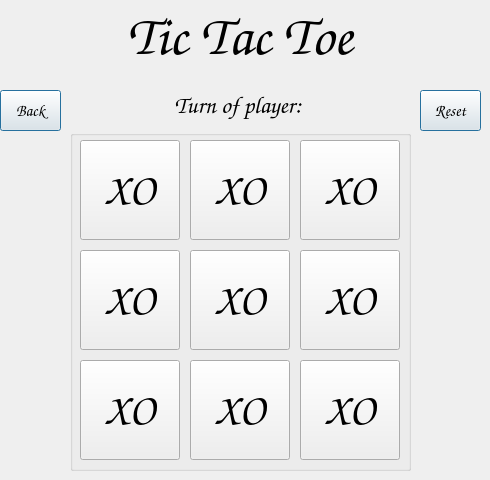
   <widget class="QWidget" name="page_5_gameboard">
    <widget class="QLabel" name="whoseTurnLabel">
     <property name="geometry">
      <rect>
       <x>80</x>
       <y>80</y>
       <width>321</width>
       <height>51</height>
      </rect>
     </property>
     <property name="font">
      <font>
       <family>Comic Sans MS</family>
       <pointsize>18</pointsize>
       <italic>false</italic>
       <bold>false</bold>
       <underline>false</underline>
       <kerning>false</kerning>
      </font>
     </property>
     <property name="text">
      <string>Turn of player: </string>
     </property>
     <property name="alignment">
      <set>Qt::AlignCenter</set>
     </property>
    </widget>
    <widget class="QGroupBox" name="groupBox_3">
     <property name="geometry">
      <rect>
       <x>70</x>
       <y>130</y>
       <width>341</width>
       <height>341</height>
      </rect>
     </property>
     <property name="title">
      <string/>
     </property>
     <widget class="QPushButton" name="pushButton_00">
      <property name="geometry">
       <rect>
        <x>10</x>
        <y>10</y>
        <width>100</width>
        <height>100</height>
       </rect>
      </property>
      <property name="font">
       <font>
        <family>Comic Sans MS</family>
        <pointsize>32</pointsize>
        <italic>false</italic>
       </font>
      </property>
      <property name="focusPolicy">
       <enum>Qt::StrongFocus</enum>
      </property>
      <property name="text">
       <string>XO</string>
      </property>
      <property name="autoDefault">
       <bool>true</bool>
      </property>
      <property name="default">
       <bool>false</bool>
      </property>
     </widget>
     <widget class="QPushButton" name="pushButton_01">
      <property name="geometry">
       <rect>
        <x>120</x>
        <y>10</y>
        <width>100</width>
        <height>100</height>
       </rect>
      </property>
      <property name="font">
       <font>
        <family>Comic Sans MS</family>
        <pointsize>32</pointsize>
        <italic>false</italic>
       </font>
      </property>
      <property name="focusPolicy">
       <enum>Qt::StrongFocus</enum>
      </property>
      <property name="text">
       <string>XO</string>
      </property>
      <property name="autoDefault">
       <bool>true</bool>
      </property>
      <property name="default">
       <bool>false</bool>
      </property>
     </widget>
     <widget class="QPushButton" name="pushButton_02">
      <property name="geometry">
       <rect>
        <x>230</x>
        <y>10</y>
        <width>100</width>
        <height>100</height>
       </rect>
      </property>
      <property name="font">
       <font>
        <family>Comic Sans MS</family>
        <pointsize>32</pointsize>
        <italic>false</italic>
       </font>
      </property>
      <property name="focusPolicy">
       <enum>Qt::StrongFocus</enum>
      </property>
      <property name="text">
       <string>XO</string>
      </property>
      <property name="autoDefault">
       <bool>true</bool>
      </property>
      <property name="default">
       <bool>false</bool>
      </property>
     </widget>
     <widget class="QPushButton" name="pushButton_10">
      <property name="geometry">
       <rect>
        <x>10</x>
        <y>120</y>
        <width>100</width>
        <height>100</height>
       </rect>
      </property>
      <property name="font">
       <font>
        <family>Comic Sans MS</family>
        <pointsize>32</pointsize>
        <italic>false</italic>
       </font>
      </property>
      <property name="focusPolicy">
       <enum>Qt::StrongFocus</enum>
      </property>
      <property name="text">
       <string>XO</string>
      </property>
      <property name="autoDefault">
       <bool>true</bool>
      </property>
      <property name="default">
       <bool>false</bool>
      </property>
     </widget>
     <widget class="QPushButton" name="pushButton_11">
      <property name="geometry">
       <rect>
        <x>120</x>
        <y>120</y>
        <width>100</width>
        <height>100</height>
       </rect>
      </property>
      <property name="font">
       <font>
        <family>Comic Sans MS</family>
        <pointsize>32</pointsize>
        <italic>false</italic>
       </font>
      </property>
      <property name="focusPolicy">
       <enum>Qt::StrongFocus</enum>
      </property>
      <property name="text">
       <string>XO</string>
      </property>
      <property name="autoDefault">
       <bool>true</bool>
      </property>
      <property name="default">
       <bool>false</bool>
      </property>
     </widget>
     <widget class="QPushButton" name="pushButton_12">
      <property name="geometry">
       <rect>
        <x>230</x>
        <y>120</y>
        <width>100</width>
        <height>100</height>
       </rect>
      </property>
      <property name="font">
       <font>
        <family>Comic Sans MS</family>
        <pointsize>32</pointsize>
        <italic>false</italic>
       </font>
      </property>
      <property name="focusPolicy">
       <enum>Qt::StrongFocus</enum>
      </property>
      <property name="text">
       <string>XO</string>
      </property>
      <property name="autoDefault">
       <bool>true</bool>
      </property>
      <property name="default">
       <bool>false</bool>
      </property>
     </widget>
     <widget class="QPushButton" name="pushButton_20">
      <property name="geometry">
       <rect>
        <x>10</x>
        <y>230</y>
        <width>100</width>
        <height>100</height>
       </rect>
      </property>
      <property name="font">
       <font>
        <family>Comic Sans MS</family>
        <pointsize>32</pointsize>
        <italic>false</italic>
       </font>
      </property>
      <property name="focusPolicy">
       <enum>Qt::StrongFocus</enum>
      </property>
      <property name="text">
       <string>XO</string>
      </property>
      <property name="autoDefault">
       <bool>true</bool>
      </property>
      <property name="default">
       <bool>false</bool>
      </property>
     </widget>
     <widget class="QPushButton" name="pushButton_21">
      <property name="geometry">
       <rect>
        <x>120</x>
        <y>230</y>
        <width>100</width>
        <height>100</height>
       </rect>
      </property>
      <property name="font">
       <font>
        <family>Comic Sans MS</family>
        <pointsize>32</pointsize>
        <italic>false</italic>
       </font>
      </property>
      <property name="focusPolicy">
       <enum>Qt::StrongFocus</enum>
      </property>
      <property name="text">
       <string>XO</string>
      </property>
      <property name="autoDefault">
       <bool>true</bool>
      </property>
      <property name="default">
       <bool>false</bool>
      </property>
     </widget>
     <widget class="QPushButton" name="pushButton_22">
      <property name="geometry">
       <rect>
        <x>230</x>
        <y>230</y>
        <width>100</width>
        <height>100</height>
       </rect>
      </property>
      <property name="font">
       <font>
        <family>Comic Sans MS</family>
        <pointsize>32</pointsize>
        <italic>false</italic>
       </font>
      </property>
      <property name="focusPolicy">
       <enum>Qt::StrongFocus</enum>
      </property>
      <property name="text">
       <string>XO</string>
      </property>
      <property name="autoDefault">
       <bool>true</bool>
      </property>
      <property name="default">
       <bool>false</bool>
      </property>
     </widget>
    </widget>
    <widget class="QLabel" name="gameNameLabelPage_2">
     <property name="geometry">
      <rect>
       <x>0</x>
       <y>0</y>
       <width>480</width>
       <height>71</height>
      </rect>
     </property>
     <property name="font">
      <font>
       <family>Comic Sans MS</family>
       <pointsize>42</pointsize>
       <italic>true</italic>
       <bold>true</bold>
       <underline>false</underline>
       <strikeout>false</strikeout>
       <kerning>false</kerning>
      </font>
     </property>
     <property name="text">
      <string>Tic Tac Toe</string>
     </property>
     <property name="scaledContents">
      <bool>false</bool>
     </property>
     <property name="alignment">
      <set>Qt::AlignCenter</set>
     </property>
    </widget>
    <widget class="QPushButton" name="resetGameboardButton">
     <property name="geometry">
      <rect>
       <x>420</x>
       <y>90</y>
       <width>61</width>
       <height>41</height>
      </rect>
     </property>
     <property name="font">
      <font>
       <family>Comic Sans MS</family>
       <pointsize>12</pointsize>
       <italic>false</italic>
      </font>
     </property>
     <property name="focusPolicy">
      <enum>Qt::StrongFocus</enum>
     </property>
     <property name="text">
      <string>Reset</string>
     </property>
     <property name="autoDefault">
      <bool>true</bool>
     </property>
     <property name="default">
      <bool>true</bool>
     </property>
    </widget>
    <widget class="QPushButton" name="backButtonGamePage">
     <property name="geometry">
      <rect>
       <x>0</x>
       <y>90</y>
       <width>61</width>
       <height>41</height>
      </rect>
     </property>
     <property name="font">
      <font>
       <family>Comic Sans MS</family>
       <pointsize>12</pointsize>
       <italic>false</italic>
      </font>
     </property>
     <property name="focusPolicy">
      <enum>Qt::StrongFocus</enum>
     </property>
     <property name="text">
      <string>Back</string>
     </property>
     <property name="autoDefault">
      <bool>true</bool>
     </property>
     <property name="default">
      <bool>true</bool>
     </property>
    </widget>
    <zorder>groupBox_3</zorder>
    <zorder>whoseTurnLabel</zorder>
    <zorder>gameNameLabelPage_2</zorder>
    <zorder>resetGameboardButton</zorder>
    <zorder>backButtonGamePage</zorder>
   </widget>
